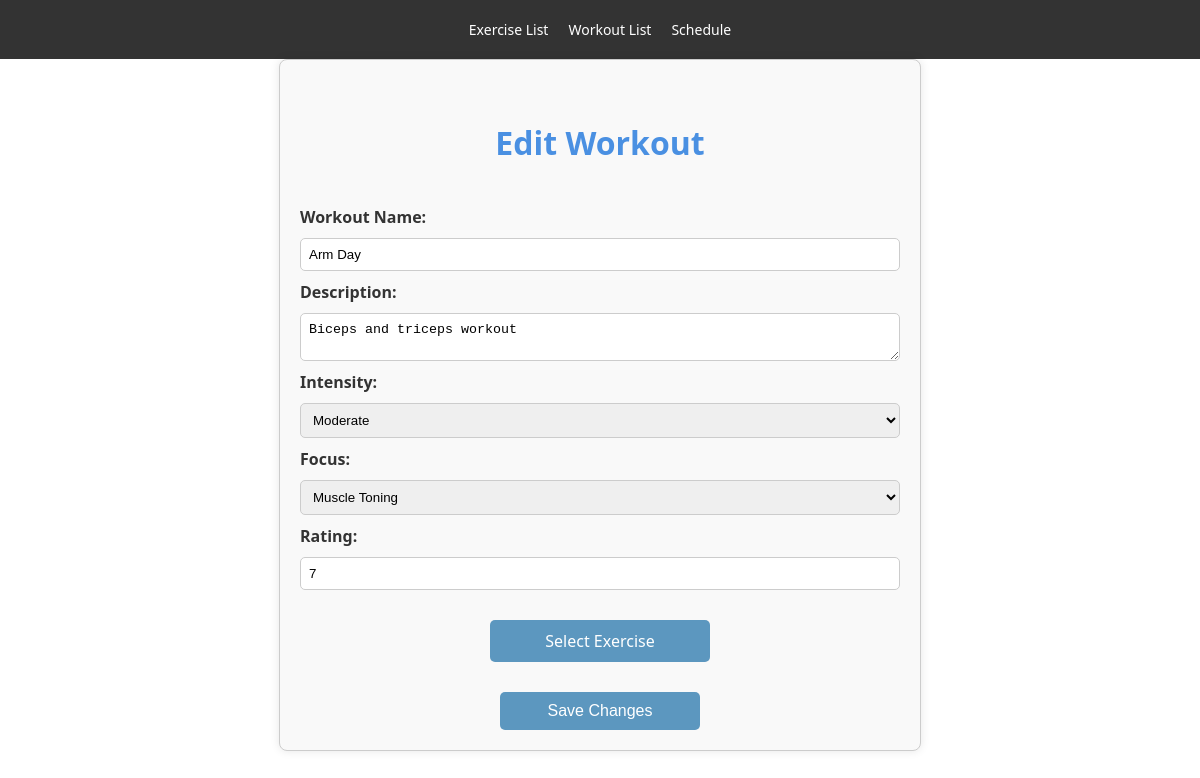
/edit-workout/4, run on the app's committed database.
### tables this page shows
CREATE TABLE Workout (
    workout_id INTEGER PRIMARY KEY,
    name TEXT,
    description TEXT,
    rating INTEGER CHECK (rating >= 1 AND rating <= 10),
    focus TEXT CHECK (focus IN ('Strength Training', 'Cardiovascular Health', 'Weight Loss', 'Flexibility', 'Balance and Coordination', 'Endurance Training', 'High-Intensity Interval Training (HIIT)', 'Muscle Toning', 'Core Strengthening', 'Functional Fitness', 'Rehabilitation and Recovery', 'Sports Specific Training', 'Bodybuilding', 'Circuit Training', 'Mind-Body Wellness')),
    intensity TEXT CHECK (intensity IN ('Light', 'Moderate', 'Vigorous'))
);

### app.py (the view)
@app.route('/edit-workout/<int:workout_id>', methods=['GET', 'POST'])
def edit_workout(workout_id):
    db = get_db()
    if request.method == 'POST':
        name = request.form['name']
        description = request.form.get('description', '')
        intensity = request.form.get('intensity', '')
        focus = request.form.get('focus', '')
        db.execute("UPDATE Workout SET name=?, description=?, intensity=?, focus=? WHERE workout_id=?",
                   (name, description, intensity, focus, workout_id))
        db.commit()
        return redirect(url_for('workout_list'))
    else:
        cur = db.cursor()
        cur.execute("SELECT * FROM Workout WHERE workout_id = ?", (workout_id,))
        workout = cur.fetchone()
        if workout:
            return render_template('edit-workout.html', workout=workout, workout_id=workout_id)
        else:
            flash("Workout not found", "error")
            return redirect(url_for('workout_list'))

### app.py (called while the page is built)
def get_db():
    if 'sqlite_db' not in g:
        g.sqlite_db = sqlite3.connect(DATABASE)
        g.sqlite_db.row_factory = sqlite3.Row
    return g.sqlite_db

### templates/edit-workout.html (shortened to what this page needs)
<!DOCTYPE html>
<html lang="en">
<head>
    <link rel="stylesheet" href="{{ url_for('static', filename='styles.css') }}">
</head>
<body>
    <header>
        <nav>
            <ul>
                <li><a href="{{ url_for('exercise_list') }}">Exercise List</a></li>
                <li><a href="{{ url_for('workout_list') }}">Workout List</a></li>
                <li><a href="{{ url_for('schedule') }}">Schedule</a></li>
            </ul>
        </nav>
    </header>
    <div class="form-container">
        <h1>Edit Workout</h1>
        <form id="edit-workout-form" action="" method="POST">
            <label for="name">Workout Name:</label>
            <input type="text" id="name" name="name" value="{{ workout.name }}" required>
            <label for="description">Description:</label>
            <textarea id="description" name="description">{{ workout.description }}</textarea>
            <label for="intensity">Intensity:</label>
            <select id="intensity" name="intensity" required>
                <option value="Moderate" {% if workout.intensity == 'Moderate' %} selected {% endif %}>Moderate</option>
            </select>
            <label for="focus">Focus:</label>
            <select id="focus" name="focus" required>
                <option value="Muscle Toning" {% if workout.focus == 'Muscle Toning' %} selected {% endif %}>Muscle Toning</option>
            </select>
            <label for="rating">Rating:</label>
            <input type="number" id="rating" name="rating" min="1" max="10" value="{{ workout.rating }}" required>
            <a href="{{ url_for('edit_select_exercise', workout_id=workout_id) }}" id="select-exercise-link">Select Exercise</a>
            <button type="submit">Save Changes</button>
        </form>
    </div>
</body>
</html>

### static/styles.css (style rules this page uses)
body { font-family: 'Segoe UI', Tahoma, Geneva, Verdana, sans-serif; margin: 0; padding: 0; background-color: #ffffff; color: #333; height: 100vh; }
h1 { color: #4a90e2; text-align: center; padding: 20px 0; }
ul { list-style-type: none; padding: 0; }
li { font-size: 14px; color: #555; }
.form-container { width: 80%; max-width: 600px; margin: 0 auto; padding: 20px; border: 1px solid #ccc; border-radius: 8px; background-color: #f9f9f9; box-shadow: 0 0 10px rgba(0, 0, 0, 0.1); }
.form-container form { display: grid; gap: 10px; }
.form-container label { font-weight: bold; }
.form-container input, .form-container select, .form-container textarea { width: 100%; padding: 8px; border: 1px solid #ccc; border-radius: 5px; box-sizing: border-box; }
.form-container button { display: block; width: 200px; margin: 20px auto 0; padding: 10px; font-size: 16px; color: #fff; background-color: #5c97bf; border: none; border-radius: 5px; cursor: pointer; text-align: center; text-decoration: none; }
button, .btn { padding: 8px 15px; margin-right: 5px; font-size: 14px; color: #fff; background-color: #5c97bf; border: none; border-radius: 5px; cursor: pointer; }
nav { background: #333; color: #fff; padding: 20px 0; text-align: center; }
nav ul { padding: 0; margin: 0; display: flex; justify-content: center; }
nav ul li { display: inline-block; margin-right: 20px; }
nav ul li:last-child { margin-right: 0; }
nav ul li a { color: #fff; text-decoration: none; }
#add-exercise-btn, #add-workout-btn, #select-exercise-link { display: block; width: 200px; margin: 20px auto 0; padding: 10px; font-size: 16px; color: #fff; background-color: #5c97bf; border: none; border-radius: 5px; cursor: pointer; text-align: center; text-decoration: none; }
.input[type="text"], textarea { border: 1px solid #ccc; border-radius: 4px; }

### data on the page
Workout: name "Arm Day", description "Biceps and triceps workout", intensity "Moderate", focus "Muscle Toning", rating "7"
